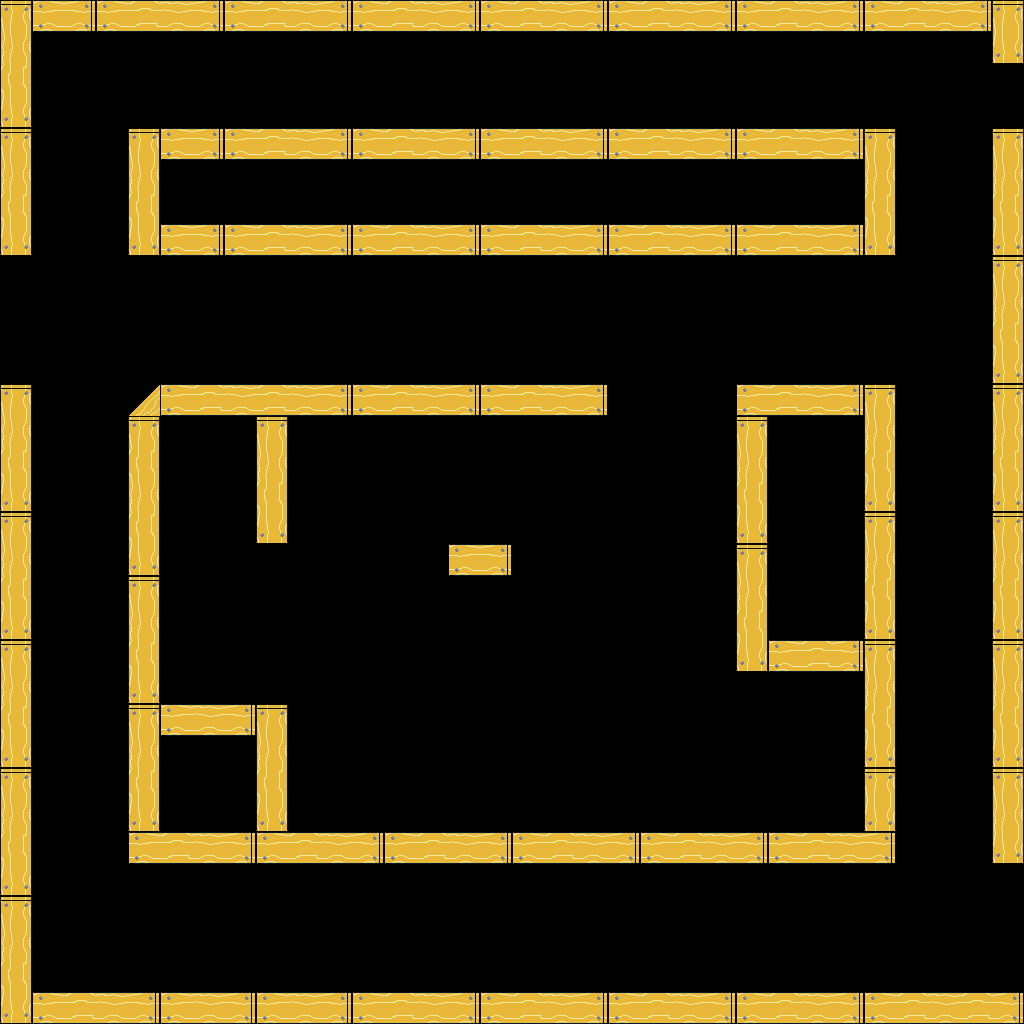

The image is a tile-based game level rendered from a .tmx file. Its description and source (layers, tilesets, objects; grid data summarised) follow:
An orthogonal 32x32 tile map with 32x32 px tiles, 2 tile layers (background, foreground), 2 tilesets and 34 objects (20x spikes, 8x fan, 4x rope, spawn, exit).

<map version="1.0" orientation="orthogonal" renderorder="right-down" width="32" height="32" tilewidth="32" tileheight="32" nextobjectid="64">
 <tileset firstgid="1" name="basic-tiles" tilewidth="32" tileheight="32" tilecount="256" columns="16">
  <image source="../maps/basic-tiles.png" width="512" height="512" />
 </tileset>
 <tileset firstgid="257" name="objects" tilewidth="64" tileheight="64" tilecount="4" columns="0">
  <tile id="1">
   <image width="32" height="64" source="../maps/fan_0.png" />
  </tile>
  <tile id="3">
   <image width="32" height="32" source="../maps/exit.png" />
  </tile>
  <tile id="4">
   <image width="32" height="32" source="../maps/spawn.png" />
  </tile>
  <tile id="5">
   <image width="64" height="7" source="../maps/door.png" />
  </tile>
 </tileset>
 <layer name="background" width="32" height="32">
  <data>[1024 cells, 0 non-empty, 0 distinct tile ids]</data>
 </layer>
 <layer name="foreground" width="32" height="32">
  <data>[1024 cells, 260 non-empty, 9 distinct tile ids]</data>
 </layer>
 <objectgroup name="objects">
  <object id="1" type="fan" gid="2147483906" x="992" y="128" width="32" height="64" />
  <object id="14" type="spikes" gid="18" x="480" y="544" width="32" height="32" />
  <object id="15" type="spikes" gid="19" x="480" y="608" width="32" height="32" />
  <object id="20" type="spikes" gid="21" x="512" y="576" width="32" height="32" />
  <object id="24" type="spawn" gid="261" x="928" y="512" width="32" height="32" />
  <object id="35" type="exit" gid="260" x="192" y="480" width="32" height="32" />
  <object id="36" type="spikes" gid="20" x="416" y="576" width="32" height="32" />
  <object id="37" type="fan" gid="258" x="0" y="384" width="32" height="64" />
  <object id="38" type="fan" gid="258" x="0" y="320" width="32" height="64" />
  <object id="39" type="rope" gid="99" x="704" y="416" width="32" height="32">
   <properties>
    <property name="group" value="rope-group-1" />
   </properties>
  </object>
  <object id="40" type="rope" gid="83" x="672" y="416" width="32" height="32">
   <properties>
    <property name="group" value="rope-group-1" />
   </properties>
  </object>
  <object id="41" type="rope" gid="83" x="640" y="416" width="32" height="32">
   <properties>
    <property name="group" value="rope-group-1" />
   </properties>
  </object>
  <object id="42" type="rope" gid="82" x="608" y="416" width="32" height="32">
   <properties>
    <property name="group" value="rope-group-1" />
   </properties>
  </object>
  <object id="43" type="fan" gid="2147483906" x="992" y="992" width="32" height="64" />
  <object id="44" type="fan" gid="2147483906" x="992" y="928" width="32" height="64" />
  <object id="45" type="spikes" gid="18" x="576" y="384" width="32" height="32" />
  <object id="46" type="spikes" gid="18" x="736" y="384" width="32" height="32" />
  <object id="47" type="spikes" gid="18" x="768" y="384" width="32" height="32" />
  <object id="48" type="spikes" gid="18" x="544" y="384" width="32" height="32" />
  <object id="49" type="fan" gid="258" x="160" y="704" width="32" height="64" />
  <object id="50" type="fan" gid="2147483906" x="832" y="768" width="32" height="64" />
  <object id="51" type="fan" gid="2147483906" x="832" y="832" width="32" height="64" />
  <object id="52" type="spikes" gid="18" x="448" y="544" width="32" height="32" />
  <object id="53" type="spikes" gid="19" x="448" y="608" width="32" height="32" />
  <object id="54" type="spikes" gid="18" x="640" y="992" width="32" height="32" />
  <object id="55" type="spikes" gid="18" x="608" y="992" width="32" height="32" />
  <object id="56" type="spikes" gid="18" x="256" y="992" width="32" height="32" />
  <object id="57" type="spikes" gid="18" x="224" y="992" width="32" height="32" />
  <object id="58" type="spikes" gid="19" x="448" y="896" width="32" height="32" />
  <object id="59" type="spikes" gid="19" x="416" y="896" width="32" height="32" />
  <object id="60" type="spikes" gid="18" x="672" y="128" width="32" height="32" />
  <object id="61" type="spikes" gid="18" x="640" y="128" width="32" height="32" />
  <object id="62" type="spikes" gid="18" x="352" y="128" width="32" height="32" />
  <object id="63" type="spikes" gid="18" x="320" y="128" width="32" height="32" />
 </objectgroup>
</map>
